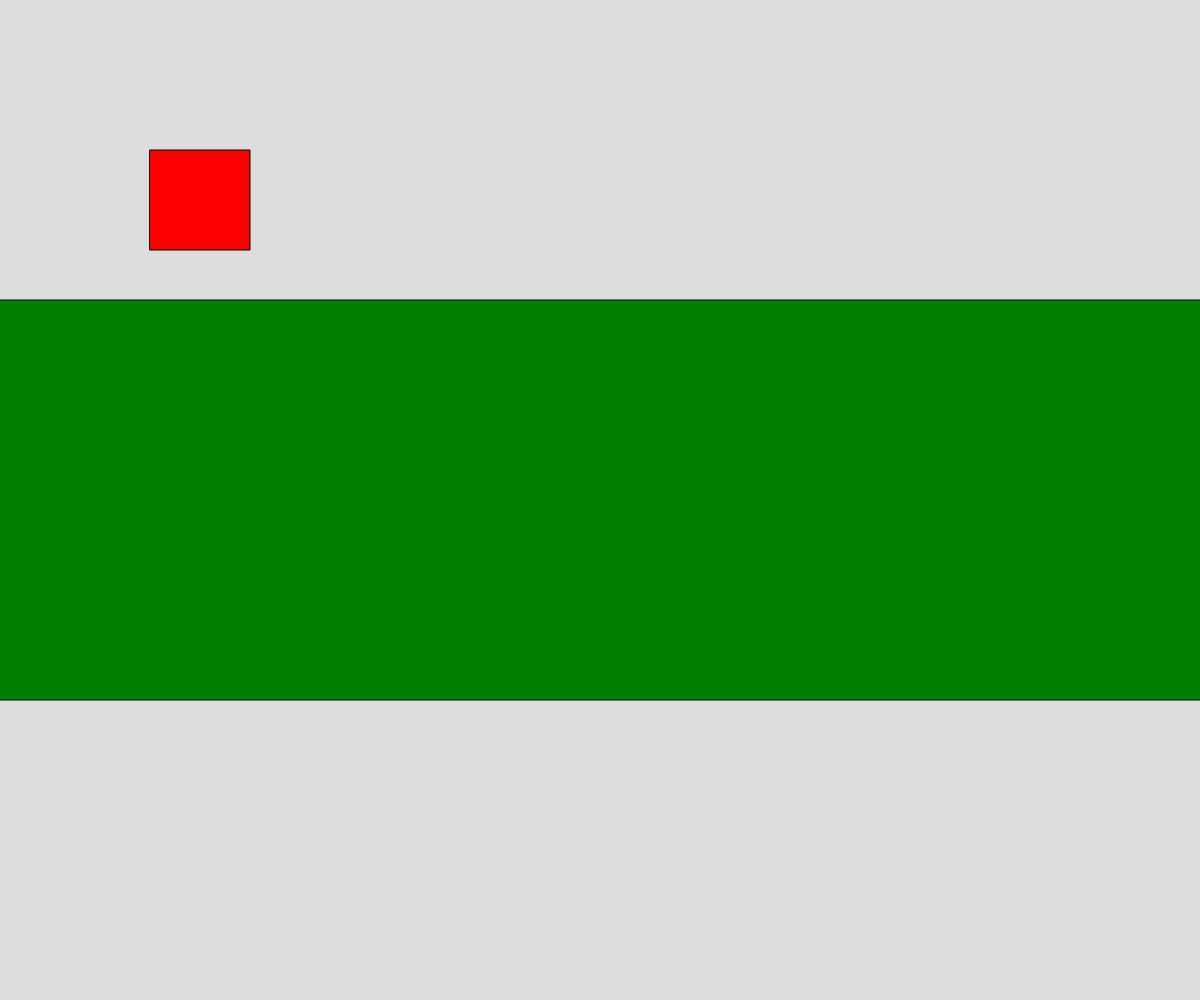
Frame 1 (no input)
Frame 60 (no input): identical to frame 1, image omitted
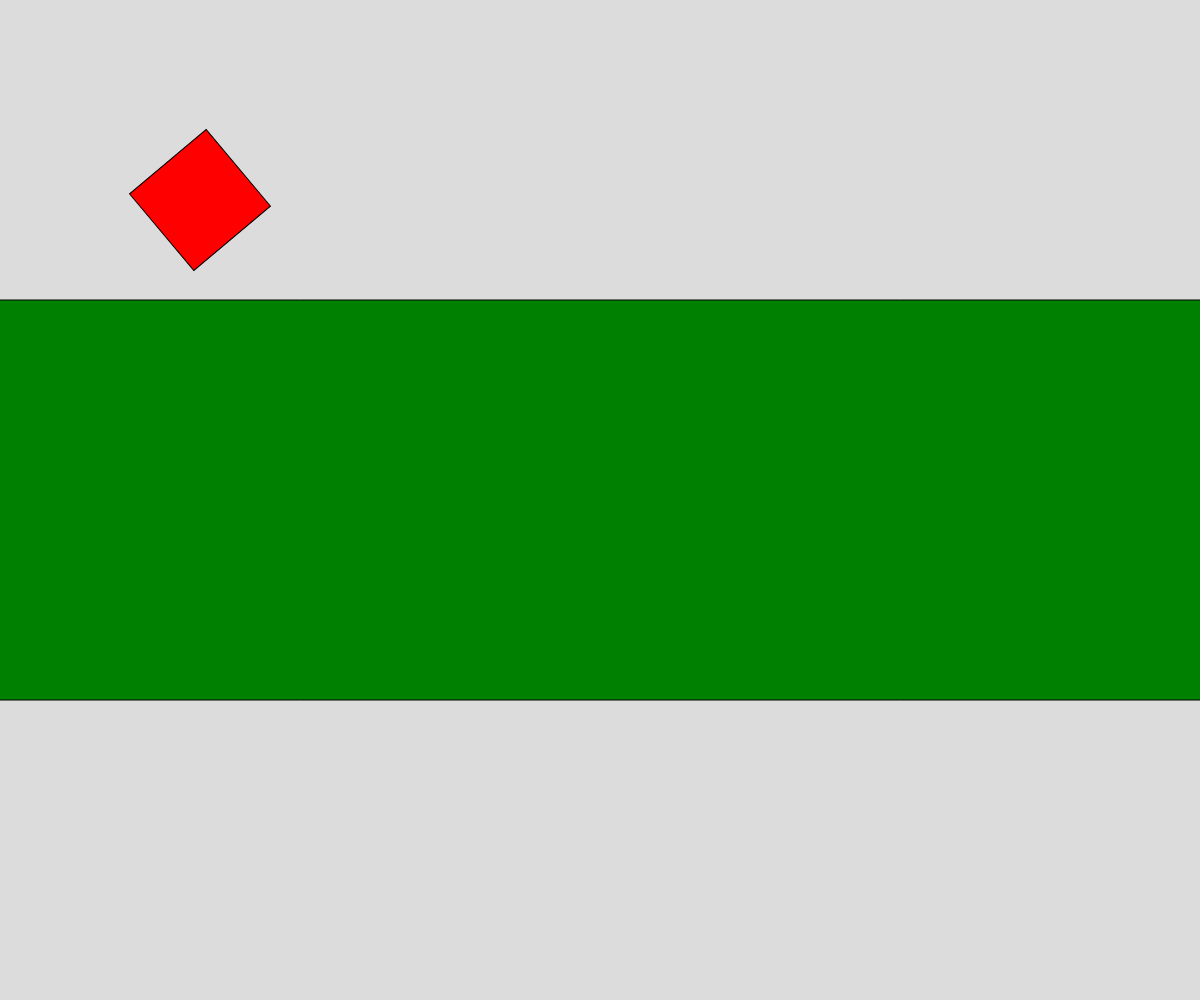
Frame 120 (the mouse pressed at the canvas centre since frame 60)

The p5.js sketch that drew these frames (run headless with seeded random() and noise() and a simulated clock; from frame 60 on, the mouse is pressed at the canvas centre):

// p5.js sketch
// ── sketch.js
// Translate and rotate


function setup() {
  createCanvas(windowWidth, windowHeight);
  angleMode(DEGREES);
  rectMode(CENTER);
}

function draw() {
  background(220);

  push();//save the transformation matrix
  translate(200,200);
  rotate(mouseY);
  fill("red");
  square(0,0,100);
  pop();//reset the transformation


  fill("green"),
  rect(width/2,height/2,width*2,height-600);
}
